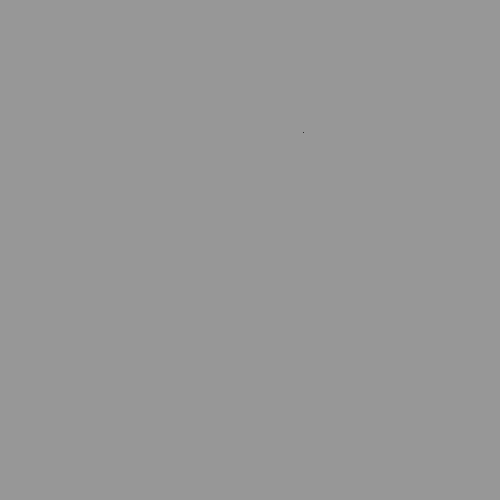
Frame 1 (no input)
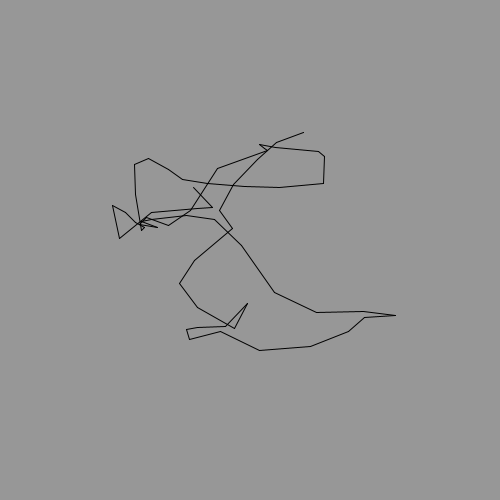
Frame 60 (the mouse pressed at the canvas centre just before this capture)
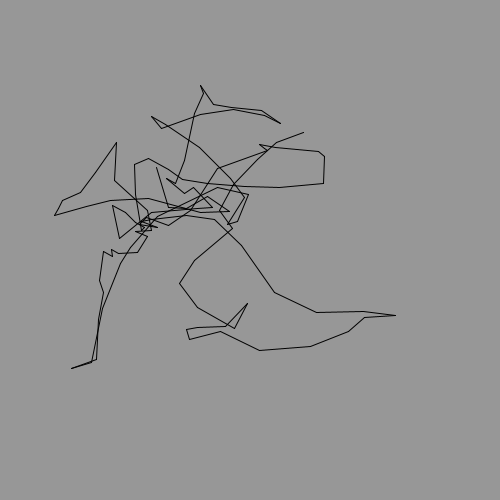
Frame 120 (the mouse held since frame 60 and released just before this capture)

The Processing sketch that drew these frames (run headless with seeded random() and noise(); from frame 60 on, the mouse is pressed at the canvas centre):

// Processing sketch: random_walker_noise
// ── random_walker_noise.pde
class Walker {
  float x, y;
  float prevX, prevY;
  float tx = 0;
  float ty = 1000;

  Walker() {
    x = map(noise(tx), 0 ,1, 0, width);
    y = map(noise(ty), 0 ,1, 0, height);
  }

  void show() {
    fill(0);
    line(x, y, prevX,prevY);
  }

  void update() {
    prevX = x;
    prevY = y;
    x = map(noise(tx), 0 ,1, 0, width);
    y = map(noise(ty), 0 ,1, 0, height);
    tx += 0.1;
    ty += 0.1;
    
    x = constrain(x, 0, width);
    y = constrain(y, 0, height);
  }
}

Walker w;
void setup() {
  size(500, 500);
  background(151);
  w = new Walker();
}
void draw() {
  w.update();
  w.show();
  
}
